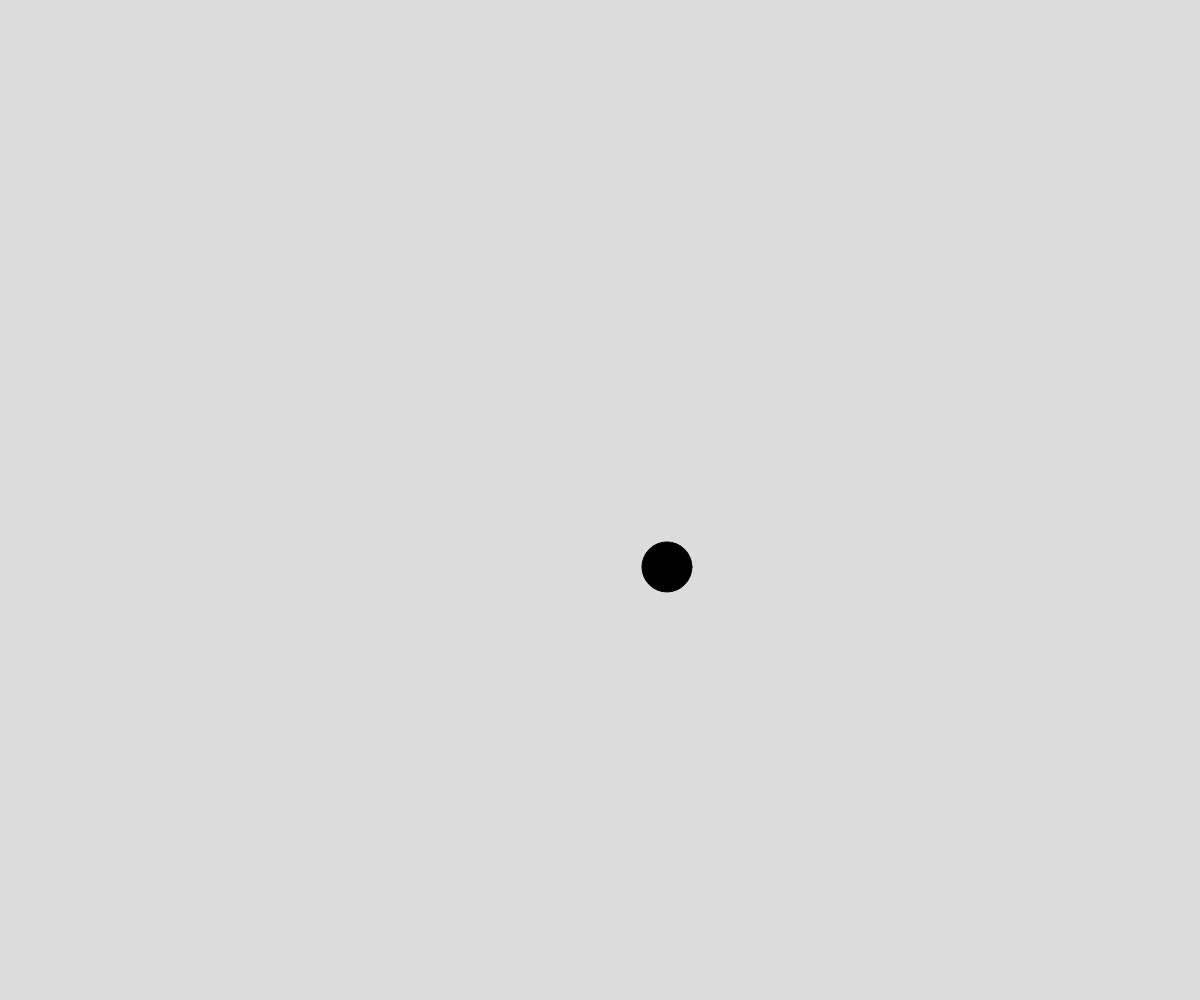
Frame 1 (no input)
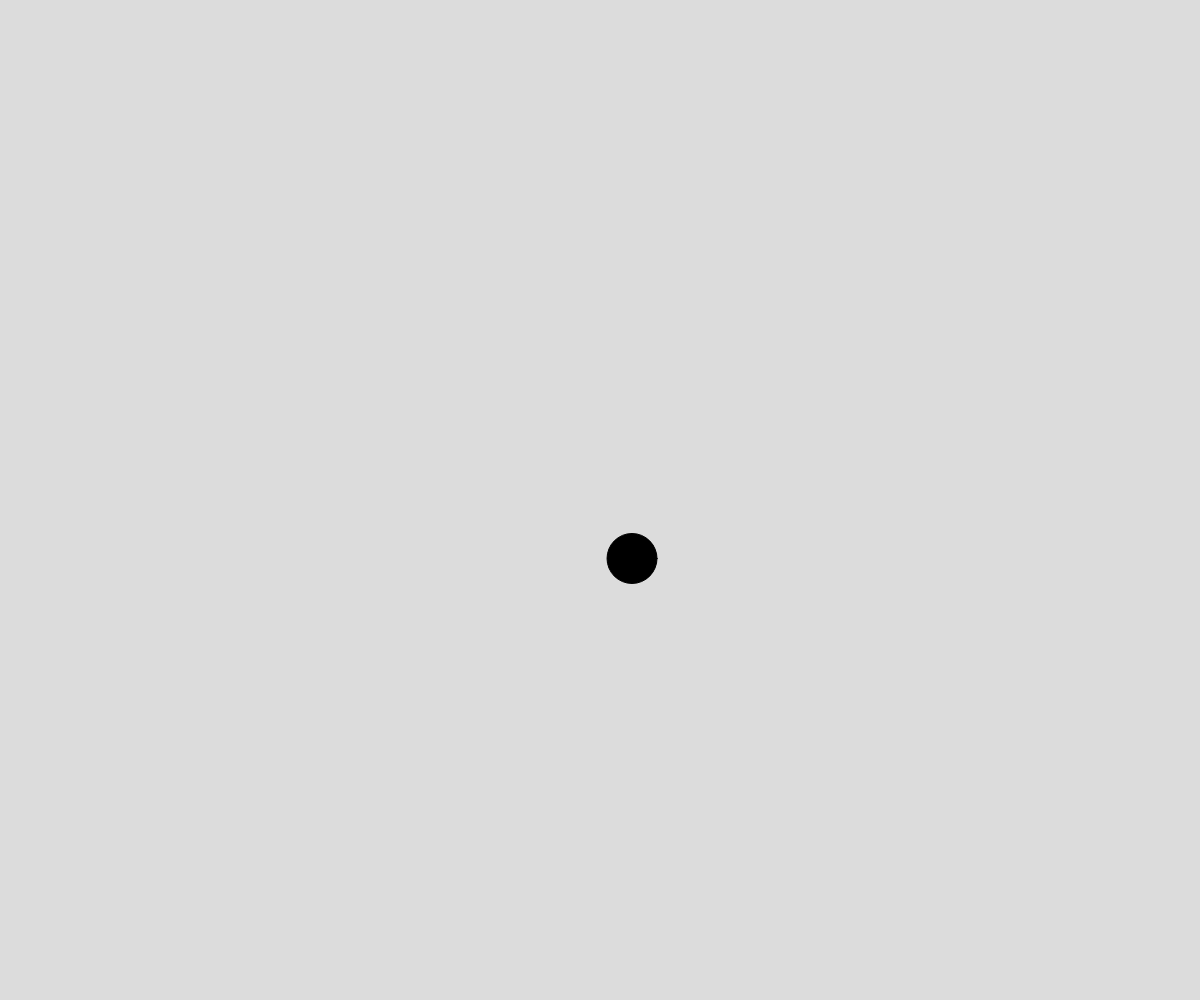
Frame 60 (no input)
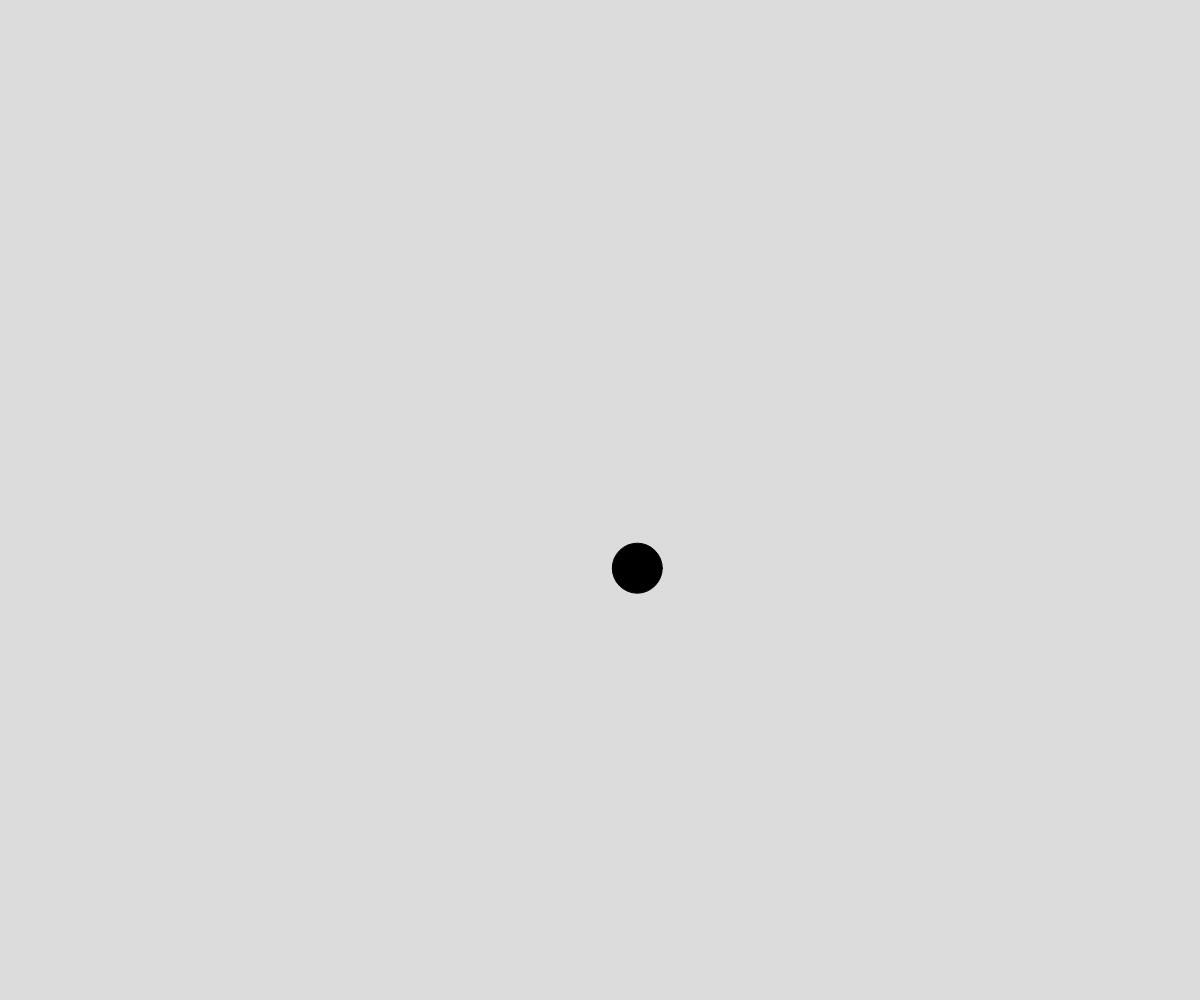
Frame 120 (the mouse pressed at the canvas centre since frame 60)

The p5.js sketch that drew these frames (run headless with seeded random() and noise() and a simulated clock; from frame 60 on, the mouse is pressed at the canvas centre):

// p5.js sketch
// ── sketch.js


const SCALE = 100;
const DT = 0.1;
let time = 0;

function setup() {
  createCanvas(windowWidth, windowHeight);
}

function draw() {
  background(220);
  fill("black");

  let x = SCALE*noise(time);
  let y = SCALE*noise(0, time);

  circle(x+width/2, y+height/2, 50);
  time += DT;
}
